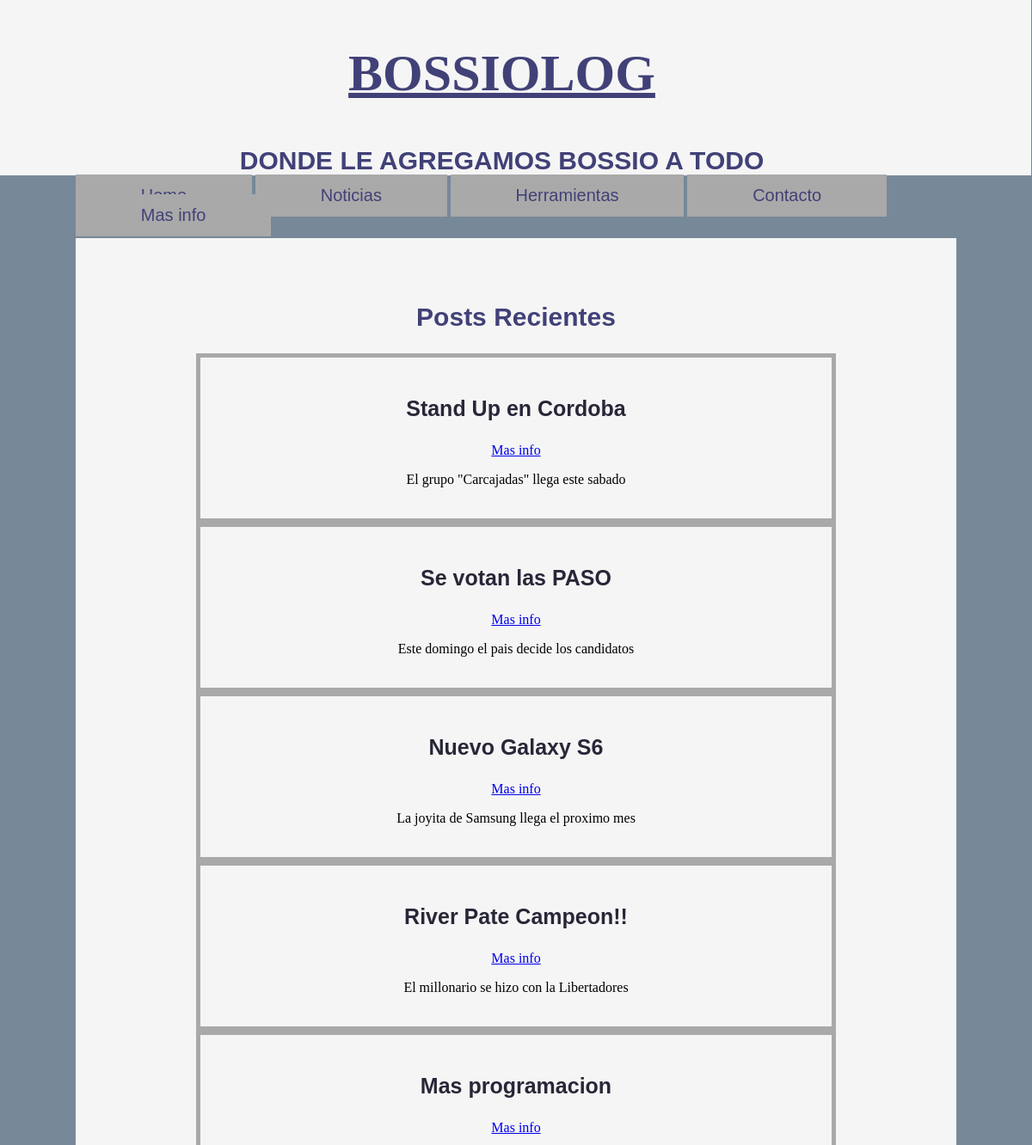
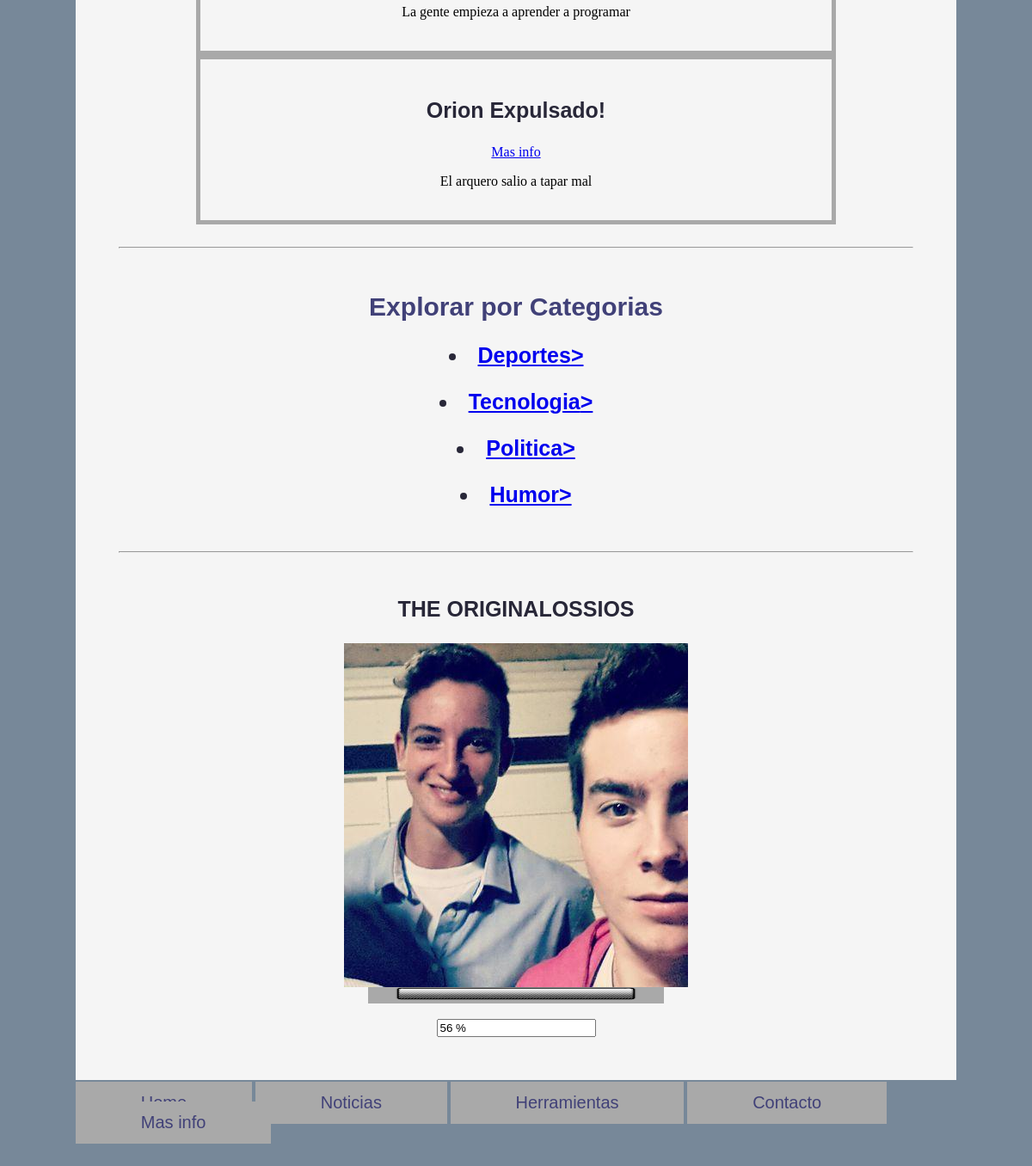
The page / on the database its author committed (2 pictures, top to bottom).
### Blog/models.py (models this page shows, shortened)
class Post(models.Model):
    class Meta:
        ordering=['-fecha_pub']
    titulo_txt = models.CharField('Titulo', max_length=20)
    fecha_pub = models.DateTimeField('date published', auto_now_add=True)
    txt_resumen = models.CharField('Resumen', max_length=50)
    txt_cont = models.TextField('Contenido')
    categoria = models.ForeignKey(Categoria)

class Categoria(models.Model):
    titulo_txt = models.CharField('Titulo', max_length=20)

### Blog/views.py (the view)
# urls.py: url(r'^$', 'Blog.views.home', name='home'),
def home(request):
    context = RequestContext(request)
    categorias = Categoria.objects.all()
    posts = Post.objects.all()
    coments = Coment.objects.all()
    return render_to_response('home.html',
                              {'posts':posts, 'coments':coments, 'categorias':categorias},
                              context)

### Blog/templates/home.html (shortened to what this page needs)
<!DOCTYPE html>
{% extends 'base.html' %}
{% load staticfiles %}
{% block content %}
<h2> Posts Recientes </h2>
{% for post in posts %}
    <div class="posts">
    <h3>{{post.titulo_txt}}</h3>
    <a href="{% url 'blog_bossio:posts' post.id %}">Mas info</a>
    <p>{{post.txt_resumen}}</p>
    </div>
{% endfor %}
<br>
<hr>
<br>
<h2> Explorar por Categorias </h2>
{% for categoria in categorias %}
    <h3><li><a href="{% url 'blog_bossio:categoria' categoria.id %}">{{categoria.titulo_txt}}></a></li></h3>
{% endfor %}
<br>
<hr>
<br>
<h3> THE ORIGINALOSSIOS </h3>
<img ALIGN=CENTER src="{% static 'img/originalossio.png' %}" alt="Changin img" id="imagen">
<br>
<div class="progress">
    <img src="{% static 'img/progres.png' %}" name="bar"/>
</div>
<br>
<input id="%" type="text" value=""/>
<br>
{% endblock %}

### Blog/templates/base.html (shortened to what this page needs)
<!DOCTYPE html>
{% load staticfiles %}
<html>
<link rel="stylesheet" href="{% static 'css/style.css' %}"/>
    <body>
    <nav>
    <div class="tittle">
            <h1> BOSSIOLOG</h1>
            <h2> DONDE LE AGREGAMOS BOSSIO A TODO </h2>
            </div>
            <ul id="menu">
            <li><a href="{% url 'blog_bossio:home' %}">Home</a></li>
            <li><a href="{% url 'blog_bossio:noticias' %}">Noticias</a></li>
            <li><a href="{% url 'blog_bossio:herramientas' %}">Herramientas</a></li>
            <li><a href="{% url 'blog_bossio:contactos' %}">Contacto</a></li>
            <li><a href="{% url 'blog_bossio:masinformacion' %}">Mas info</a></li>
            </ul>
            <div class="border">
            {% block content %}
            {% endblock %}
            </div>
            <ul id="menu">
            <li><a href="{% url 'blog_bossio:home' %}">Home</a></li>
            <li><a href="{% url 'blog_bossio:noticias' %}">Noticias</a></li>
            <li><a href="{% url 'blog_bossio:herramientas' %}">Herramientas</a></li>
            <li><a href="{% url 'blog_bossio:contactos' %}">Contacto</a></li>
            <li><a href="{% url 'blog_bossio:masinformacion' %}">Mas info</a></li>
            </ul>
        </nav>
    </body>
</html>

### Blog/static/css/style.css (style rules this page uses)
body { background-color: lightslategrey; }
h1 { text-align: center; color: rgba(65, 65, 120, 1); text-decoration: underline; font-size: 60px;; }
h2 { font-family: sans-serif; text-align: center; font-size: 30px; color: rgba(65, 65, 120, 1);; }
h3 { font-family: arial; color: rgba(40, 39, 56, 1); font-size: 25px; }
.border { background-color: whitesmoke; margin-top: -24px; margin-left: 80px; margin-right: 80px; padding:50px; text-align: center; margin-bottom: 27px; }
.tittle { margin-top: -8px; margin-left: -40px; margin-right: -7px; padding-top: 1px; padding-bottom: 0px; background-color: #F5F5F5; }
#menu { padding-top: 14px; padding-bottom: 23px; margin-top: -26px; margin-left: 40px; margin-right: 80px; }
#menu li { display: inline; }
#menu li a { font-family: Arial; font-size:20px; text-decoration: none; float:center; padding-left:75.8px; padding-right:75.8px; padding-top:13px; padding-bottom:14px; background-color: darkgrey; color: rgba(65, 65, 120, 1); }
.progress { background-color: darkgrey; padding-bottom: 0px; padding-top: 0px; margin-left: 290px; margin-right: 290px; }
.posts { background-color: #F5F5F5; margin-left: 90px; margin-right: 90px; padding: 20px 30px; text-align: center; border: 5px solid #A9A9A9 }

### rows shown on the page
Post: titulo_txt "Stand Up en Cordoba", txt_resumen "El grupo \"Carcajadas\" llega este sabado"
Post: titulo_txt "Se votan las PASO", txt_resumen "Este domingo el pais decide los candidatos"
Post: titulo_txt "Nuevo Galaxy S6", txt_resumen "La joyita de Samsung llega el proximo mes"
Post: titulo_txt "River Pate Campeon!!", txt_resumen "El millonario se hizo con la Libertadores"
Post: titulo_txt "Mas programacion", txt_resumen "La gente empieza a aprender a programar"
Post: titulo_txt "Orion Expulsado!", txt_resumen "El arquero salio a tapar mal"
Categoria: titulo_txt "Deportes"
Categoria: titulo_txt "Tecnologia"
Categoria: titulo_txt "Politica"
Categoria: titulo_txt "Humor"
